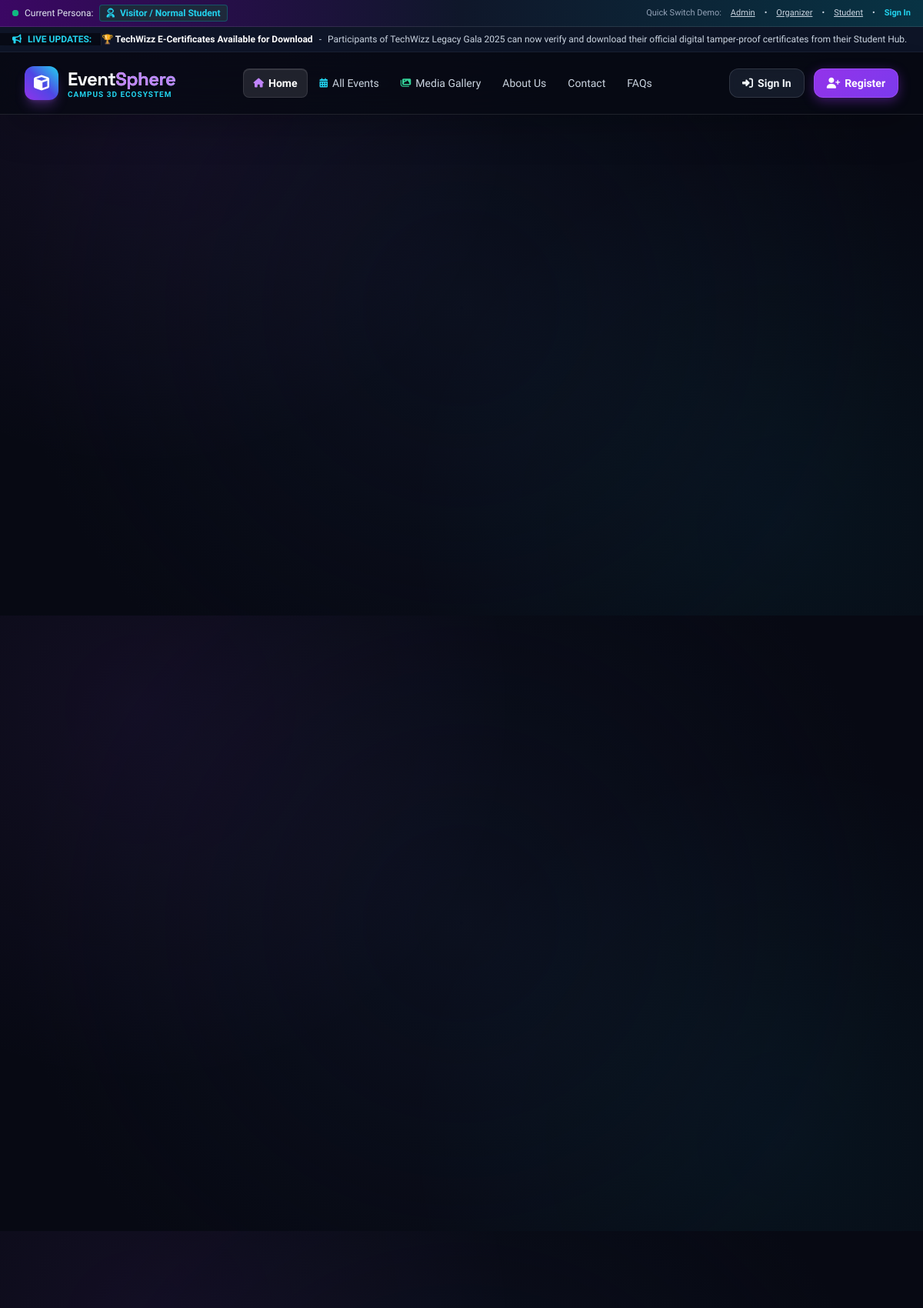
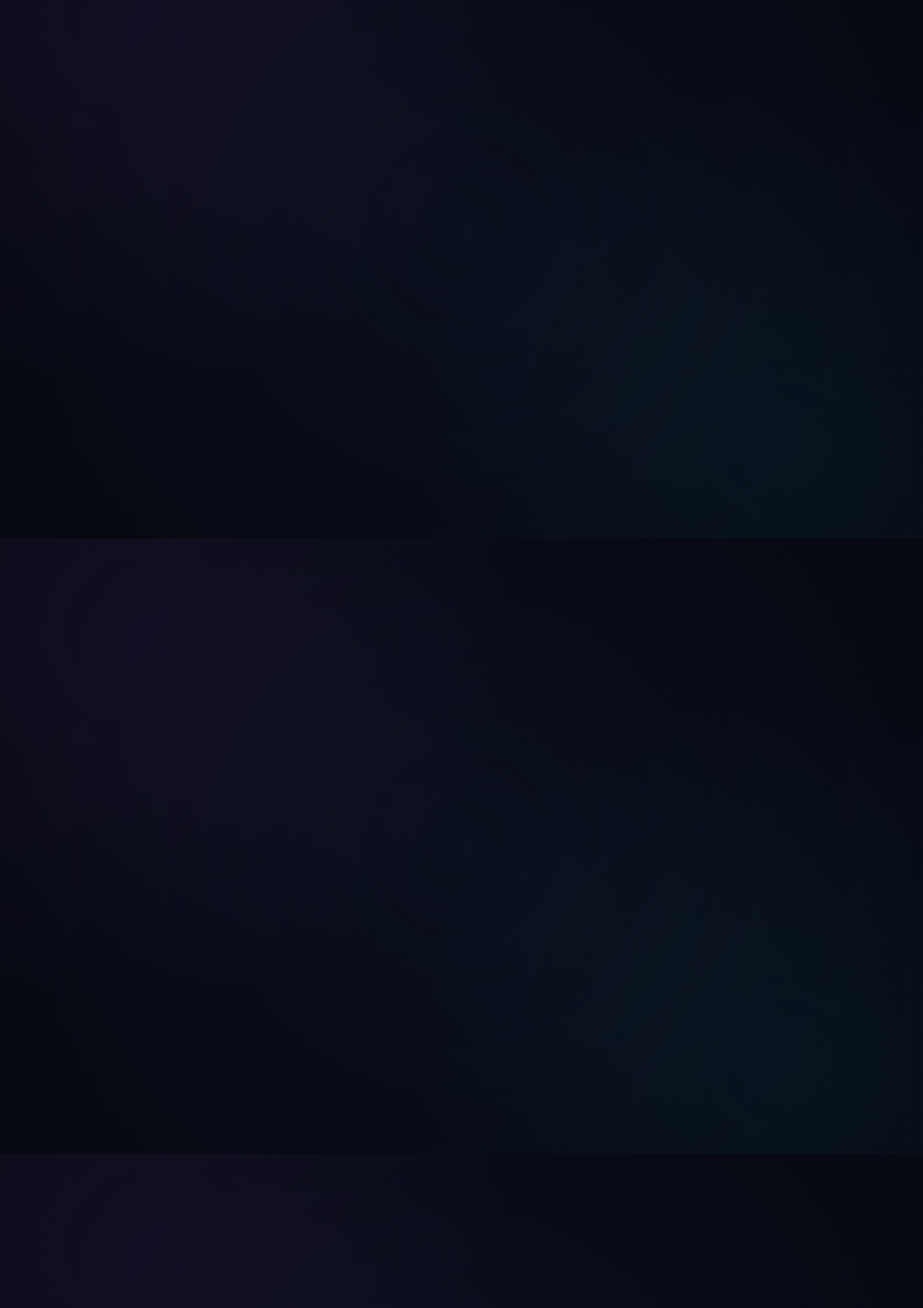
The page / (upper part) on the database its author committed (2 pictures, top to bottom).
### tables this page shows
CREATE TABLE `announcements` (
  `id` INT AUTO_INCREMENT PRIMARY KEY,
  `title` VARCHAR(200) NOT NULL,
  `content` TEXT NOT NULL,
  `target_role` ENUM('all', 'student', 'organizer', 'event_registrants') NOT NULL DEFAULT 'all',
  `event_id` INT DEFAULT NULL,
  `created_by` INT NOT NULL,
  `is_active` TINYINT(1) NOT NULL DEFAULT 1,
  `created_at` TIMESTAMP DEFAULT CURRENT_TIMESTAMP,
  FOREIGN KEY (`created_by`) REFERENCES `users`(`id`) ON DELETE CASCADE,
  FOREIGN KEY (`event_id`) REFERENCES `events`(`id`) ON DELETE CASCADE
);

### includes/header.php (shortened to what the rows shown need)
<?php
$db = getDB();
$ticker_announcements = [];
try {
    $stmt = $db->query("SELECT title, content FROM announcements WHERE is_active = 1 ORDER BY id DESC LIMIT 5");
    $ticker_announcements = $stmt->fetchAll();
} catch (Exception $e) {}
?>
<!DOCTYPE html>
<html lang="en" class="dark">
<head>
    <script src="https://cdn.tailwindcss.com"></script>
    <link rel="stylesheet" href="https://cdnjs.cloudflare.com/ajax/libs/font-awesome/6.5.1/css/all.min.css">
    <link rel="stylesheet" href="<?= BASE_URL ?>/assets/css/style.css">
</head>
<body class="bg-dark-900 text-slate-100 flex flex-col min-h-screen">
<?php if (!empty($ticker_announcements)): ?>
<div class="ticker-wrap">
    <div class="ticker-move text-xs text-slate-300 flex items-center gap-8">
        <?php foreach ($ticker_announcements as $ann): ?>
            <span class="flex items-center gap-2">
                <span class="font-bold text-white"><?= htmlspecialchars($ann['title']) ?></span> -
                <span><?= htmlspecialchars($ann['content']) ?></span>
            </span>
        <?php endforeach; ?>
    </div>
</div>
<?php endif; ?>

### rows shown on the page
announcements: title "🏆 TechWizz E-Certificates Available for Download", content "Participants of TechWizz Legacy Gala 2025 can now verify and download their official digital tamper-proof certificates from their Student Hub."
